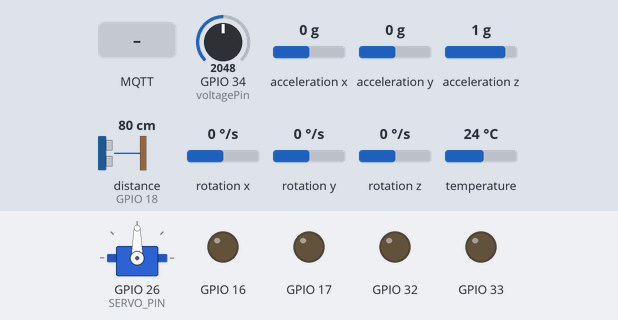
The sketch below on a simulated ESP32. Shown: servo, output pins drawn as LEDs (lit = HIGH). Wiring (inferred from the names in the program): ultrasonic range finder: trigger GPIO 19; echo GPIO 18; servo: signal GPIO 26. Inputs (shaded band) come from the test bench; at power-on: GPIO 34 (voltagePin) = 2048, acceleration x 0 g, acceleration y 0 g, acceleration z 1 g, distance to the obstacle (sensor on GPIO 18) 80 cm, rotation x 0 °/s, rotation y 0 °/s, rotation z 0 °/s, temperature 24 °C (analog values on the 0–4095 scale). The echo pulse lasts 58.3 µs per cm; WiFi joins after 1.5 s; servers stay silent unless stated; random numbers use the default seed unless the sketch sets one; no MQTT or app messages arrive unless stated; servo pulses on a pin are drawn as a servo (544–2400 µs = 0–180°); pins used as bus, display or sensor lines are not drawn.

Above: at 3.7 s.
3.8 s: MQTT message "BACKWARD" arrives on the first subscribed topic
At 4.7 s:
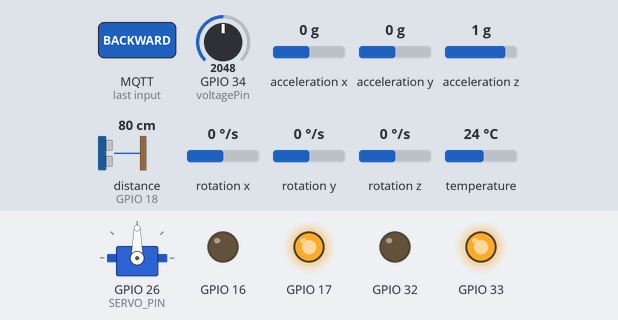
5.3 s: MQTT message "FORWARD" arrives on the first subscribed topic
At 6.0 s:
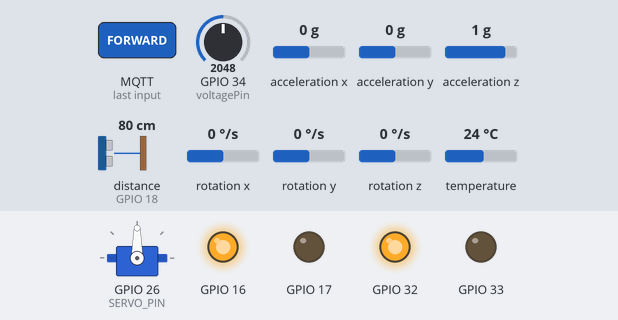
6.8 s: MQTT message "RIGHT" arrives on the first subscribed topic
At 8.0 s:
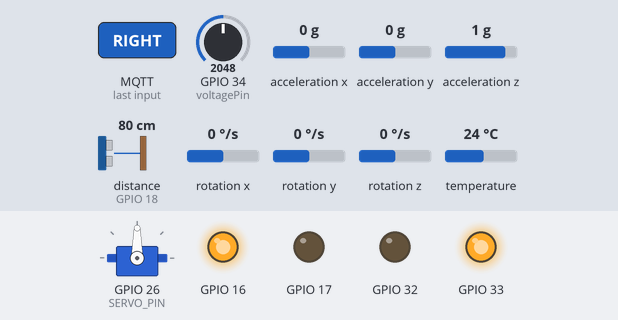
8.3 s: MQTT message "STOP" arrives on the first subscribed topic
At 9.4 s:
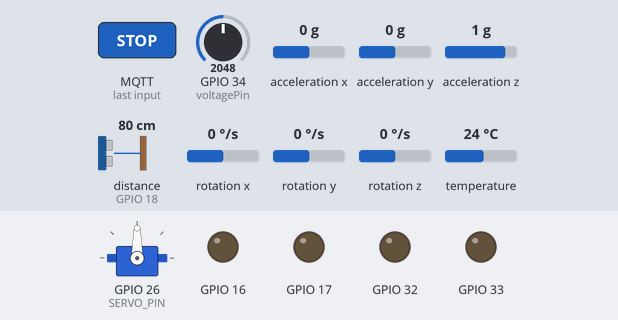
9.8 s: MQTT message "LEFT" arrives on the first subscribed topic
At 10.7 s:
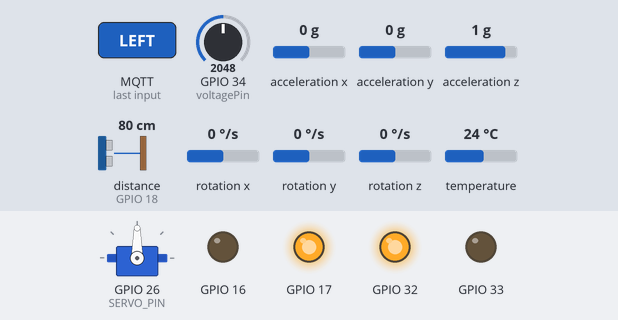
11.3 s: MQTT message "TURBO" arrives on the third subscribed topic
At 11.6 s:
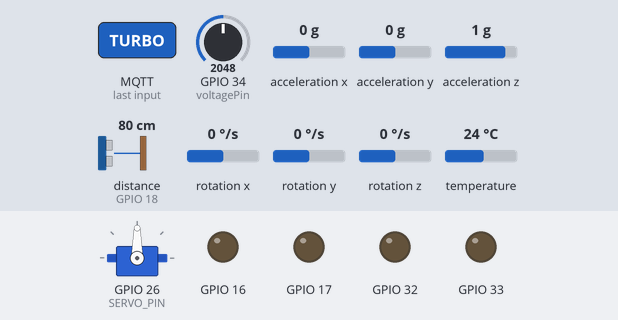
Timing chart, 0 to 13.8 s (numbered marks = the images above; inputs shaded):
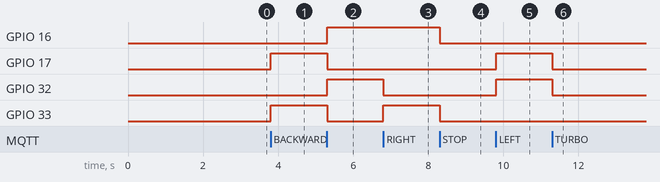

The sketch:

arduino.ino
```cpp
#include <Arduino.h>
#include <WiFi.h>
#include <WiFiClientSecure.h>
#include <PubSubClient.h>
#include <Motor.h>
#include <Wire.h>
#include <Adafruit_MPU6050.h>
#include <Adafruit_Sensor.h>

const char *ssid = "col";
const char *password = "passw0rd";
const char *mqtt_broker = "6ea8d26dbacc48a28de3a4d62b39e9fb.s1.eu.hivemq.cloud";
const int mqtt_port = 8883;
const char *mqtt_username = "mintfresh";
const char *mqtt_password = "M#DJj5@CjJSzvWY";

const char *topic_publish_sensorsData = "esp32/sensorsData";
const char *topic_subscribe_direction = "esp32/vehicle/direction";
const char *topic_subscribe_speed = "esp32/vehicle/speed";
const char *topic_subscribe_mode = "esp32/vehicle/mode";

#define TRIG_PIN 19
#define ECHO_PIN 18
#define LINE_SENSOR_PIN 27
#define SERVO_PIN 26
const int voltagePin = 34;

Motor leftMotor(16, 17);
Motor rightMotor(32, 33);

WiFiClientSecure wifiClient;
PubSubClient mqttClient(wifiClient);
Adafruit_MPU6050 mpu;

int currentSpeed = 255;
bool autonomousMode = false;

long duration_us = 0, distance_cm = 0;
long rawADC = 0, voltage_mV = 0, percentage = 0;

float a = 0, a1 = 0, a2 = 0;
int random2 = 0;

void Car_forward()
{
    leftMotor.motorForward(currentSpeed);
    rightMotor.motorForward(currentSpeed);
}
void Car_back()
{
    leftMotor.motorBackward(currentSpeed);
    rightMotor.motorBackward(currentSpeed);
}
void Car_left()
{
    leftMotor.motorBackward(currentSpeed);
    rightMotor.motorForward(currentSpeed);
}
void Car_right()
{
    leftMotor.motorForward(currentSpeed);
    rightMotor.motorBackward(currentSpeed);
}
void Car_stop()
{
    leftMotor.motorStop(0);
    rightMotor.motorStop(0);
}

void mqttCallback(char *topic, byte *payload, unsigned int length)
{
    String message = "";
    for (unsigned int i = 0; i < length; i++)
        message += (char)payload[i];
    message.trim();

    if (String(topic) == topic_subscribe_speed)
    {
        if (message == "SLOW")
        {
            currentSpeed = 100;
        }
        else if (message == "NORMAL")
        {
            currentSpeed = 180;
        }
        else if (message == "TURBO")
        {
            currentSpeed = 255;
        }
    }
    else if (String(topic) == topic_subscribe_direction && !autonomousMode)
    {
        if (message == "FORWARD")
        {
            Car_forward();
        }
        else if (message == "BACKWARD")
        {
            Car_back();
        }
        else if (message == "STOP")
        {
            Car_stop();
        }
        else if (message == "LEFT")
        {
            Car_left();
        }
        else if (message == "RIGHT")
        {
            Car_right();
        }
    }
    else if (String(topic) == topic_subscribe_mode)
    {
        autonomousMode = (message == "AUTONOMOUS");
        Car_stop();
    }
}

void setupMQTT()
{
    mqttClient.setServer(mqtt_broker, mqtt_port);
    mqttClient.setCallback(mqttCallback);
}

void reconnect()
{
    while (!mqttClient.connected())
    {
        String clientId = "ESP32Client-" + String(random(0xffff), HEX);
        if (mqttClient.connect(clientId.c_str(), mqtt_username, mqtt_password))
        {
            mqttClient.subscribe(topic_subscribe_direction);
            mqttClient.subscribe(topic_subscribe_speed);
            mqttClient.subscribe(topic_subscribe_mode);
        }
        else
        {
            delay(5000);
        }
    }
}

float checkdistance()
{
    digitalWrite(TRIG_PIN, LOW);
    delayMicroseconds(2);
    digitalWrite(TRIG_PIN, HIGH);
    delayMicroseconds(10);
    digitalWrite(TRIG_PIN, LOW);
    return pulseIn(ECHO_PIN, HIGH) / 58.0;
}

void lineCheck()
{
    if (digitalRead(LINE_SENSOR_PIN) == HIGH)
    {
        Car_stop();
        delay(200);
        Car_back();
        delay(300);
        Car_forward();
    }
}

void line()
{
    lineCheck(); // your existing line sensor check
}

void procedure(int angle)
{
    int pulsewidth = angle * 11 + 500;
    for (int i = 0; i <= 50; i++)
    {
        digitalWrite(SERVO_PIN, HIGH);
        delayMicroseconds(pulsewidth);
        digitalWrite(SERVO_PIN, LOW);
        delay(20 - pulsewidth / 1000);
    }
}

void autonomousDrivingAdvanced()
{
    random2 = random(1, 100);
    a = checkdistance(); // front distance

    if (a < 20)
    {
        Serial.println("Wall is near");
        Car_stop();
        delay(500);
        procedure(90); // Ultrasonic platform turns left

        for (int j = 1; j <= 10; j++)
        {
            a1 = checkdistance(); // left distance
        }
        delay(300);

        procedure(90); // Ultrasonic platform turns right
        for (int k = 1; k <= 10; k++)
        {
            a2 = checkdistance(); // right distance
        }

        if (a1 < 50 || a2 < 50)
        {
            if (a1 > a2)
            {
                procedure(140); // Ultrasonic platform turns back to right ahead
                Car_left();
                delay(500);
                Car_forward();
            }
            else
            {
                procedure(140);
                Car_right();
                delay(500);
                Car_forward();
            }
        }
        else
        {
            if ((long)(random2) % 2 == 0)
            {
                procedure(140);
                Car_left();
                delay(500);
                Car_forward();
            }
            else
            {
                procedure(140);
                Car_right();
                delay(500);
                Car_forward();
            }
        }
    }
    else
    {
        Car_forward();
    }
    line();
}

void setup()
{
    Serial.begin(9600);
    Wire.begin();
    if (!mpu.begin())
    {
        Serial.println("MPU6050 not found!");
        while (1)
            delay(10);
    }
    mpu.setAccelerometerRange(MPU6050_RANGE_8_G);
    mpu.setGyroRange(MPU6050_RANGE_500_DEG);
    mpu.setFilterBandwidth(MPU6050_BAND_21_HZ);

    WiFi.begin(ssid, password);
    while (WiFi.status() != WL_CONNECTED)
        delay(500);
    wifiClient.setInsecure();

    setupMQTT();

    pinMode(TRIG_PIN, OUTPUT);
    pinMode(ECHO_PIN, INPUT);
    pinMode(SERVO_PIN, OUTPUT);
    pinMode(LINE_SENSOR_PIN, INPUT);
    analogReadResolution(12);

    procedure(90);
    randomSeed(analogRead(0));
}

void loop()
{
    if (!mqttClient.connected())
        reconnect();
    mqttClient.loop();

    if (autonomousMode)
    {
        autonomousDrivingAdvanced();
    }

    sensors_event_t accel, gyro, temp;
    mpu.getEvent(&accel, &gyro, &temp);
    float inclination = atan2(-accel.acceleration.x, sqrt(pow(accel.acceleration.y, 2) + pow(accel.acceleration.z, 2))) * 180.0 / PI;

    digitalWrite(TRIG_PIN, HIGH);
    delayMicroseconds(10);
    digitalWrite(TRIG_PIN, LOW);
    duration_us = pulseIn(ECHO_PIN, HIGH);
    distance_cm = 0.017 * duration_us;

    rawADC = analogRead(voltagePin);
    voltage_mV = (rawADC * 25000L) / 4095;
    voltage_mV = constrain(voltage_mV, 9000L, 12600L);
    percentage = ((voltage_mV - 9000L) * 100L) / (12600L - 9000L);

    String message = "{\"distance\":" + String(distance_cm) + ",\"battery\":" + String(percentage) + ",\"speed\":" + String(currentSpeed) + ",\"inclination\":" + String(inclination, 1) + "}";
    mqttClient.publish(topic_publish_sensorsData, message.c_str());
}
```

Motor.cpp
```cpp
#include "Arduino.h"
#include "Motor.h"

Motor::Motor(int pin1, int pin2)
{
    pinMode(pin1, OUTPUT);
    pinMode(pin2, OUTPUT);
    _pin1 = pin1;
    _pin2 = pin2;
}

void Motor::motorRight(int speed)
{
    analogWrite(_pin1, speed);
    analogWrite(_pin2, 0);
}

void Motor::motorLeft(int speed)
{
    analogWrite(_pin2, speed);
    analogWrite(_pin1, 0);
}

void Motor::motorBackward(int speed)
{
    analogWrite(_pin1, 0);
    analogWrite(_pin2, speed);
}

void Motor::motorForward(int speed)
{
    analogWrite(_pin1, speed);
    analogWrite(_pin2, 0);
}

void Motor::motorStop(int speed)
{
    analogWrite(_pin1, speed);
    analogWrite(_pin2, speed);
}
```

Motor.h
```cpp
#ifndef Motor_h
#define Motor_h

#include "Arduino.h"

class Motor
{
public:
    Motor(int pin1, int pin2);
    void motorStop(int speed);
    void motorLeft(int speed);
    void motorRight(int speed);
    void motorBackward(int speed);
    void motorForward(int speed);

private:
    int _pin1;
    int _pin2;
};

#endif
```

Measured:
- after the input at 3.8 s, GPIO 17, GPIO 33: LOW → HIGH at once
- after the input at 5.3 s, GPIO 16, GPIO 32: LOW → HIGH at once; GPIO 17, GPIO 33: HIGH → LOW at once
- after the input at 6.8 s, GPIO 32: HIGH → LOW at once; GPIO 33: LOW → HIGH at once
- after the input at 8.3 s, GPIO 16, GPIO 33: HIGH → LOW at once
- after the input at 9.8 s, GPIO 17, GPIO 32: LOW → HIGH at once
- after the input at 11.3 s, GPIO 17, GPIO 32: HIGH → LOW at once
